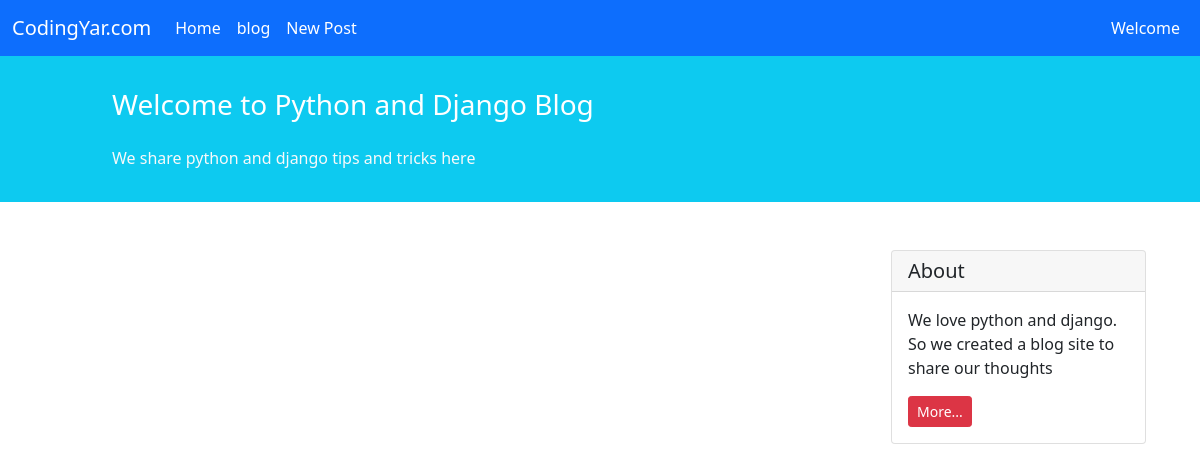
/blog/, run on an earlier commit of the app's database.
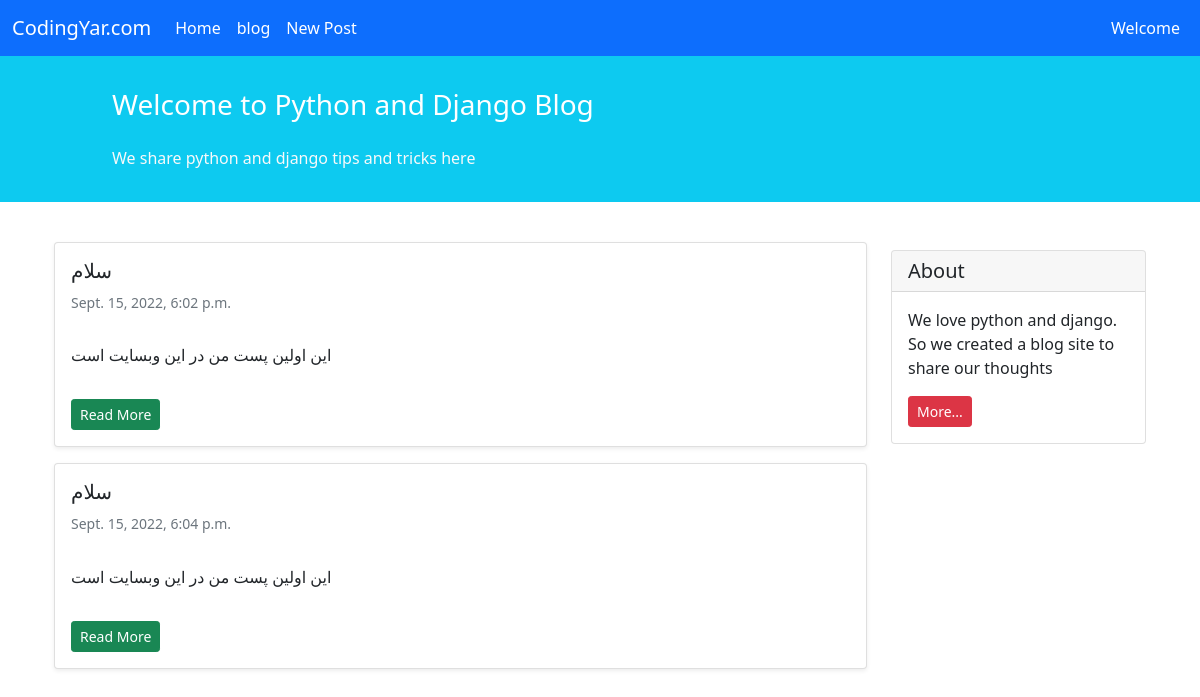
And on a later commit of the database.
### blog/models.py (models this page shows, shortened)
class Post(models.Model):
    STATUS_CHOICE = (
        ('pub', 'publish'),
        ('drf', 'draft'),
    )
    title = models.CharField(max_length=50)
    text = models.TextField()
    author = models.ForeignKey(get_user_model(), on_delete=models.CASCADE)
    datetime_created = models.DateTimeField(auto_now_add=True)
    datetime_modified = models.DateTimeField(auto_now=True)
    status = models.CharField(max_length=3, choices=STATUS_CHOICE)
    def get_absolute_url(self):
        return reverse('post_detail', args=[self.id])

### blog/views.py (the view)
# urls.py: path('', views.PostListView.as_view(), name='post_list'),
class PostListView(generic.ListView):
    model = Post
    context_object_name = 'posts'
    template_name = 'blog/post_list.html'

### blog/templates/blog/post_list.html (shortened to what this page needs)
{% extends '_base.html' %}
{% load crispy_forms_tags %}
{% block content %}
    <div class="container mt-4">
        <div class="row">
            <div class="col-9">
                {% for post in posts %}
                    <div class="card shadow-sm my-3">
                        <div class="card-body">
                            <h5 class="card-title">{{ post.title }}</h5>
                            <h6 class="card-subtitle mb-2 text-muted small py-2">{{ post.datetime_modified }}</h6>
                            <p class="card-text py-3">
                                {{ post.text }}
                            </p>
                            <a class="btn btn-sm btn-success" href="{{ post.get_absolute_url }}">Read More</a>
                        </div>
                    </div>
                {% endfor %}
            </div>
            <div class="col-3">
                <div class="card my-4">
                    <h5 class="card-header">About</h5>
                    <div class="card-body">
                        <p class="card-text">We love python and django. So we created a blog site to share our
                            thoughts</p>
                        <a href="#"
                           class="btn btn-sm btn-danger">
                            More...
                        </a>
                    </div>
                </div>
            </div>
        </div>
    </div>
{% endblock %}

### templates/_base.html (shortened to what this page needs)
<!doctype html>
<html lang="en">
<head>
    <link href="https://cdn.jsdelivr.net/npm/bootstrap@5.1.3/dist/css/bootstrap.min.css" rel="stylesheet"
>
</head>
<body>
<nav class="navbar navbar-expand-lg navbar-dark bg-primary">
    <div class="container-fluid">
        <a class="navbar-brand" href="#">CodingYar.com</a>
        <div class="collapse navbar-collapse" id="navbarNavAltMarkup">
            <div class="navbar-nav">
                <a class="nav-link active" aria-current="page" href="#">Home</a>
                <a class="nav-link active" aria-current="page" href="{% url 'post_list' %}">blog</a>
                <a class="nav-link active" aria-current="page" href="{% url 'post_create' %}">New Post</a>
            </div>
        </div>
        <div class="mx-2 text-white">Welcome</div>
    </div>
</nav>
<div class="container-fluid bg-info">
    <div class="row py-3">
        <div class="col-md-8 col-md-10 mx-auto">
            <h3 class="my-4 mt-3 text-white">Welcome to Python and Django Blog</h3>
            <p class="text-light">We share python and django tips and tricks here</p>
        </div>
    </div>
</div>
<div class="container mt3">
    {% block content %}
    {% endblock %}
</div>
</body>
</html>

What changed in the data, as far as the page shows it:
added Post: title "سلام", datetime_modified "Sept. 15, 2022, 6:02 p.m.", text "این اولین پست من در این وبسایت است"
added Post: title "سلام", datetime_modified "Sept. 15, 2022, 6:04 p.m.", text "این اولین پست من در این وبسایت است"
